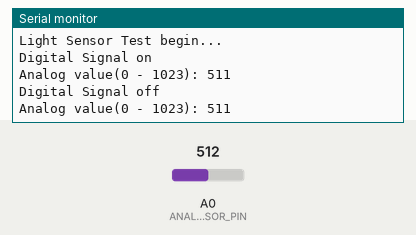
Bench run of a sketch on a simulated Arduino Uno, built with avr-gcc and run on an emulated ATmega328P. On the bench: the last lines printed to the serial monitor. The test bench sets the inputs (shaded band); at power-on: A0 (ANALOG_SENSOR_PIN) = 512.

Above: at 7.2 s.
7.3 s: A0 (ANALOG_SENSOR_PIN) set to 716
At 7.82 s:
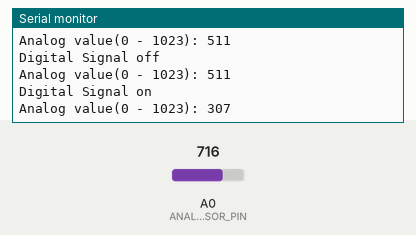
8.8 s: A0 (ANALOG_SENSOR_PIN) set to 900
At 8.82 s:
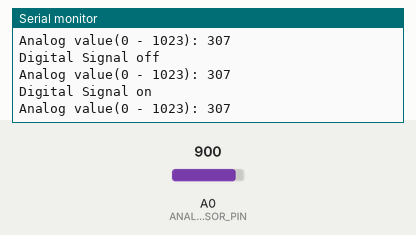
Timing chart, 0 to 11.8 s (numbered marks = the images above; inputs shaded):
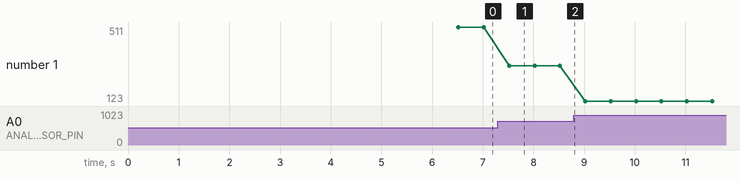

Measured:
- after the input at 7.3 s, the serial monitor: prints a new line after 0.22 s (image 1)
- plotted number 1: 511 → 307 after the input at 7.3 s, 307 → 123 after the input at 8.8 s

The sketch:

light_sensor_march_22_19_30.ino
```cpp
 #define ANALOG_SENSOR_PIN A0
 #define DIGITAL_SENSOR_PIN 3
 #define LEDPIN 3 //Onboard led

 int switch_state; // Holds the last digital value
 int light_analog_value; // Holds the last analog value

void setup() {
  // put your setup code here, to run once:

  delay(3000);

  pinMode(LEDPIN, OUTPUT);
  Serial.begin(9600);
  delay(3000);

  Serial.println("Light Sensor Test begin...");

}

void loop() {
  // put your main code here, to run repeatedly:

  delay(500);

  switch_state = digitalRead(DIGITAL_SENSOR_PIN);

  if (switch_state == LOW)
  {
    digitalWrite(LEDPIN, HIGH);
    Serial.println("Digital Signal on");
  }
  else
  {
    digitalWrite(LEDPIN, LOW);
    Serial.println("Digital Signal off");
  }

  light_analog_value = analogRead(ANALOG_SENSOR_PIN); // Read the voltage from sensor

  Serial.print("Analog value(0 - 1023): ");
  Serial.println(1023 - light_analog_value, DEC);
}
```
